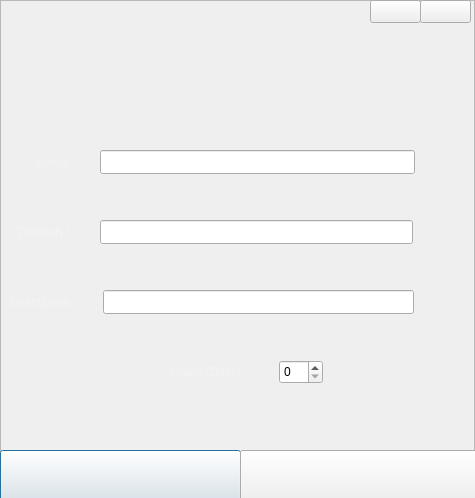
<?xml version="1.0" encoding="UTF-8"?>
<ui version="4.0">
 <class>addHabit</class>
 <widget class="QFrame" name="addHabit">
  <property name="geometry">
   <rect>
    <x>0</x>
    <y>0</y>
    <width>475</width>
    <height>498</height>
   </rect>
  </property>
  <property name="windowTitle">
   <string>Add Habit</string>
  </property>
  <property name="windowIcon">
   <iconset>
    <normaloff>C:/Users/normalWindowsUser/Desktop/Klotman.png</normaloff>C:/Users/normalWindowsUser/Desktop/Klotman.png</iconset>
  </property>
  <property name="styleSheet">
   <string notr="true"/>
  </property>
  <property name="frameShape">
   <enum>QFrame::StyledPanel</enum>
  </property>
  <property name="frameShadow">
   <enum>QFrame::Plain</enum>
  </property>
  <widget class="QLabel" name="window">
   <property name="geometry">
    <rect>
     <x>0</x>
     <y>0</y>
     <width>481</width>
     <height>501</height>
    </rect>
   </property>
   <property name="text">
    <string/>
   </property>
   <property name="pixmap">
    <pixmap resource="res.qrc">:/res/addHabitWindow.png</pixmap>
   </property>
   <property name="scaledContents">
    <bool>true</bool>
   </property>
  </widget>
  <widget class="QPushButton" name="addButton">
   <property name="geometry">
    <rect>
     <x>0</x>
     <y>450</y>
     <width>241</width>
     <height>51</height>
    </rect>
   </property>
   <property name="focusPolicy">
    <enum>Qt::ClickFocus</enum>
   </property>
   <property name="styleSheet">
    <string notr="true">background-color: rgb(240, 240, 240);
color: rgb(71, 71, 71);</string>
   </property>
   <property name="text">
    <string/>
   </property>
   <property name="icon">
    <iconset resource="res.qrc">
     <normaloff>:/res/AddHabitButton.png</normaloff>:/res/AddHabitButton.png</iconset>
   </property>
   <property name="iconSize">
    <size>
     <width>300</width>
     <height>50</height>
    </size>
   </property>
   <property name="autoDefault">
    <bool>true</bool>
   </property>
   <property name="default">
    <bool>true</bool>
   </property>
  </widget>
  <widget class="QPushButton" name="cancelButton">
   <property name="geometry">
    <rect>
     <x>240</x>
     <y>450</y>
     <width>241</width>
     <height>51</height>
    </rect>
   </property>
   <property name="styleSheet">
    <string notr="true">background-color: rgb(240, 240, 240);
color: rgb(71, 71, 71);</string>
   </property>
   <property name="text">
    <string/>
   </property>
   <property name="icon">
    <iconset resource="res.qrc">
     <normaloff>:/res/cancelHabitButton.png</normaloff>:/res/cancelHabitButton.png</iconset>
   </property>
   <property name="iconSize">
    <size>
     <width>300</width>
     <height>50</height>
    </size>
   </property>
  </widget>
  <widget class="QPushButton" name="closeB">
   <property name="geometry">
    <rect>
     <x>420</x>
     <y>0</y>
     <width>51</width>
     <height>23</height>
    </rect>
   </property>
   <property name="text">
    <string/>
   </property>
   <property name="icon">
    <iconset resource="res.qrc">
     <normaloff>:/res/close.png</normaloff>:/res/close.png</iconset>
   </property>
   <property name="iconSize">
    <size>
     <width>200</width>
     <height>20</height>
    </size>
   </property>
  </widget>
  <widget class="QPushButton" name="minimizeB">
   <property name="geometry">
    <rect>
     <x>370</x>
     <y>0</y>
     <width>51</width>
     <height>23</height>
    </rect>
   </property>
   <property name="text">
    <string/>
   </property>
   <property name="icon">
    <iconset resource="res.qrc">
     <normaloff>:/res/minimize.png</normaloff>:/res/minimize.png</iconset>
   </property>
   <property name="iconSize">
    <size>
     <width>200</width>
     <height>20</height>
    </size>
   </property>
  </widget>
  <widget class="QLabel" name="label_4">
   <property name="geometry">
    <rect>
     <x>10</x>
     <y>10</y>
     <width>61</width>
     <height>16</height>
    </rect>
   </property>
   <property name="text">
    <string/>
   </property>
   <property name="pixmap">
    <pixmap resource="res.qrc">:/res/version.png</pixmap>
   </property>
   <property name="scaledContents">
    <bool>true</bool>
   </property>
  </widget>
  <widget class="QLabel" name="label_6">
   <property name="geometry">
    <rect>
     <x>20</x>
     <y>50</y>
     <width>191</width>
     <height>41</height>
    </rect>
   </property>
   <property name="text">
    <string/>
   </property>
   <property name="pixmap">
    <pixmap resource="res.qrc">:/res/addHabitTitle.png</pixmap>
   </property>
   <property name="scaledContents">
    <bool>true</bool>
   </property>
  </widget>
  <widget class="QLabel" name="label">
   <property name="geometry">
    <rect>
     <x>36</x>
     <y>150</y>
     <width>58</width>
     <height>25</height>
    </rect>
   </property>
   <property name="styleSheet">
    <string notr="true">color: rgb(243, 243, 243);
font: 75 12pt &quot;Century Gothic&quot;;

</string>
   </property>
   <property name="text">
    <string>Name *</string>
   </property>
  </widget>
  <widget class="QLineEdit" name="nameIn">
   <property name="geometry">
    <rect>
     <x>100</x>
     <y>150</y>
     <width>315</width>
     <height>24</height>
    </rect>
   </property>
   <property name="styleSheet">
    <string notr="true">font: 75 12pt &quot;Arial&quot;;

</string>
   </property>
  </widget>
  <widget class="QLabel" name="label_2">
   <property name="geometry">
    <rect>
     <x>14</x>
     <y>220</y>
     <width>80</width>
     <height>24</height>
    </rect>
   </property>
   <property name="styleSheet">
    <string notr="true">color: rgb(243, 243, 243);
font: 75 12pt &quot;Century Gothic&quot;;

</string>
   </property>
   <property name="text">
    <string>Question *</string>
   </property>
  </widget>
  <widget class="QLineEdit" name="questionIn">
   <property name="geometry">
    <rect>
     <x>100</x>
     <y>220</y>
     <width>313</width>
     <height>24</height>
    </rect>
   </property>
   <property name="styleSheet">
    <string notr="true">font: 75 12pt &quot;Arial&quot;;

</string>
   </property>
  </widget>
  <widget class="QLineEdit" name="descriptionIn">
   <property name="geometry">
    <rect>
     <x>103</x>
     <y>290</y>
     <width>311</width>
     <height>24</height>
    </rect>
   </property>
   <property name="styleSheet">
    <string notr="true">font: 75 12pt &quot;Arial&quot;;

</string>
   </property>
  </widget>
  <widget class="QLabel" name="label_3">
   <property name="geometry">
    <rect>
     <x>10</x>
     <y>290</y>
     <width>87</width>
     <height>24</height>
    </rect>
   </property>
   <property name="styleSheet">
    <string notr="true">color: rgb(243, 243, 243);
font: 75 12pt &quot;Century Gothic&quot;;

</string>
   </property>
   <property name="text">
    <string>Description</string>
   </property>
  </widget>
  <widget class="QLabel" name="label_5">
   <property name="geometry">
    <rect>
     <x>170</x>
     <y>360</y>
     <width>103</width>
     <height>24</height>
    </rect>
   </property>
   <property name="styleSheet">
    <string notr="true">color: rgb(243, 243, 243);
font: 75 12pt &quot;Century Gothic&quot;;


</string>
   </property>
   <property name="text">
    <string>Grace (Days)</string>
   </property>
  </widget>
  <widget class="QSpinBox" name="graceSpinner">
   <property name="geometry">
    <rect>
     <x>279</x>
     <y>360</y>
     <width>44</width>
     <height>24</height>
    </rect>
   </property>
   <property name="styleSheet">
    <string notr="true">font: 75 12pt &quot;Arial&quot;;

</string>
   </property>
  </widget>
  <zorder>window</zorder>
  <zorder>layoutWidget</zorder>
  <zorder>nameIn</zorder>
  <zorder>nameIn</zorder>
  <zorder>label</zorder>
  <zorder>descriptionIn</zorder>
  <zorder>label_3</zorder>
  <zorder>graceSpinner</zorder>
  <zorder>label_5</zorder>
  <zorder>addButton</zorder>
  <zorder>cancelButton</zorder>
  <zorder>closeB</zorder>
  <zorder>minimizeB</zorder>
  <zorder>label_4</zorder>
  <zorder>label_6</zorder>
  <zorder>label</zorder>
  <zorder>nameIn</zorder>
  <zorder></zorder>
  <zorder>label_5</zorder>
  <zorder>graceSpinner</zorder>
  <zorder>label</zorder>
  <zorder>nameIn</zorder>
  <zorder>label_2</zorder>
  <zorder>questionIn</zorder>
  <zorder>descriptionIn</zorder>
  <zorder>label_3</zorder>
  <zorder>label_5</zorder>
  <zorder>graceSpinner</zorder>
 </widget>
 <resources>
  <include location="res.qrc"/>
 </resources>
 <connections/>
</ui>
